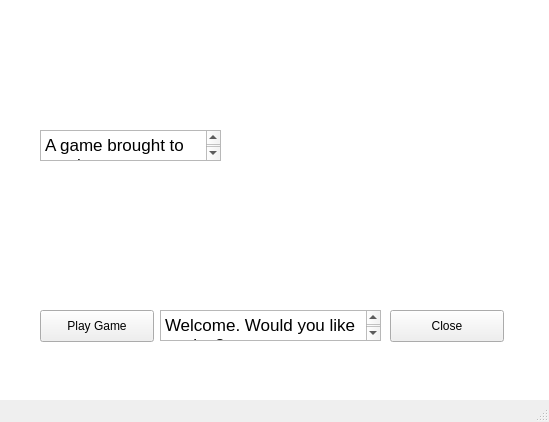
<?xml version="1.0" encoding="UTF-8"?>
<ui version="4.0">
 <class>MainScreen</class>
 <widget class="QMainWindow" name="MainScreen">
  <property name="geometry">
   <rect>
    <x>0</x>
    <y>0</y>
    <width>549</width>
    <height>422</height>
   </rect>
  </property>
  <property name="windowTitle">
   <string>MainWindow</string>
  </property>
  <widget class="QWidget" name="centralwidget">
   <widget class="QPushButton" name="pushButton">
    <property name="geometry">
     <rect>
      <x>40</x>
      <y>310</y>
      <width>114</width>
      <height>32</height>
     </rect>
    </property>
    <property name="text">
     <string>Play Game</string>
    </property>
   </widget>
   <widget class="QTextBrowser" name="textBrowser">
    <property name="geometry">
     <rect>
      <x>160</x>
      <y>310</y>
      <width>221</width>
      <height>31</height>
     </rect>
    </property>
    <property name="html">
     <string>&lt;!DOCTYPE HTML PUBLIC &quot;-//W3C//DTD HTML 4.0//EN&quot; &quot;http://www.w3.org/TR/REC-html40/strict.dtd&quot;&gt;
&lt;html&gt;&lt;head&gt;&lt;meta name=&quot;qrichtext&quot; content=&quot;1&quot; /&gt;&lt;style type=&quot;text/css&quot;&gt;
p, li { white-space: pre-wrap; }
&lt;/style&gt;&lt;/head&gt;&lt;body style=&quot; font-family:'Lucida Grande'; font-size:13pt; font-weight:400; font-style:normal;&quot;&gt;
&lt;p style=&quot; margin-top:0px; margin-bottom:0px; margin-left:0px; margin-right:0px; -qt-block-indent:0; text-indent:0px;&quot;&gt;Welcome. Would you like to play?&lt;/p&gt;&lt;/body&gt;&lt;/html&gt;</string>
    </property>
   </widget>
   <widget class="QPushButton" name="pushButton_2">
    <property name="geometry">
     <rect>
      <x>390</x>
      <y>310</y>
      <width>114</width>
      <height>32</height>
     </rect>
    </property>
    <property name="text">
     <string>Close</string>
    </property>
   </widget>
   <widget class="QTextBrowser" name="textBrowser_2">
    <property name="geometry">
     <rect>
      <x>-50</x>
      <y>-10</y>
      <width>651</width>
      <height>491</height>
     </rect>
    </property>
    <property name="html">
     <string>&lt;!DOCTYPE HTML PUBLIC &quot;-//W3C//DTD HTML 4.0//EN&quot; &quot;http://www.w3.org/TR/REC-html40/strict.dtd&quot;&gt;
&lt;html&gt;&lt;head&gt;&lt;meta name=&quot;qrichtext&quot; content=&quot;1&quot; /&gt;&lt;style type=&quot;text/css&quot;&gt;
p, li { white-space: pre-wrap; }
&lt;/style&gt;&lt;/head&gt;&lt;body style=&quot; font-family:'Lucida Grande'; font-size:13pt; font-weight:400; font-style:normal;&quot;&gt;
&lt;p style=&quot; margin-top:0px; margin-bottom:0px; margin-left:0px; margin-right:0px; -qt-block-indent:0; text-indent:0px;&quot;&gt;&lt;img src=&quot;:/images/images/logo.png&quot; /&gt;&lt;/p&gt;&lt;/body&gt;&lt;/html&gt;</string>
    </property>
   </widget>
   <widget class="QTextBrowser" name="textBrowser_3">
    <property name="geometry">
     <rect>
      <x>40</x>
      <y>130</y>
      <width>181</width>
      <height>31</height>
     </rect>
    </property>
    <property name="html">
     <string>&lt;!DOCTYPE HTML PUBLIC &quot;-//W3C//DTD HTML 4.0//EN&quot; &quot;http://www.w3.org/TR/REC-html40/strict.dtd&quot;&gt;
&lt;html&gt;&lt;head&gt;&lt;meta name=&quot;qrichtext&quot; content=&quot;1&quot; /&gt;&lt;style type=&quot;text/css&quot;&gt;
p, li { white-space: pre-wrap; }
&lt;/style&gt;&lt;/head&gt;&lt;body style=&quot; font-family:'Lucida Grande'; font-size:13pt; font-weight:400; font-style:normal;&quot;&gt;
&lt;p style=&quot; margin-top:0px; margin-bottom:0px; margin-left:0px; margin-right:0px; -qt-block-indent:0; text-indent:0px;&quot;&gt;A game brought to you by:&lt;/p&gt;&lt;/body&gt;&lt;/html&gt;</string>
    </property>
   </widget>
   <zorder>textBrowser_2</zorder>
   <zorder>pushButton</zorder>
   <zorder>textBrowser</zorder>
   <zorder>pushButton_2</zorder>
   <zorder>textBrowser_3</zorder>
  </widget>
  <widget class="QMenuBar" name="menubar">
   <property name="geometry">
    <rect>
     <x>0</x>
     <y>0</y>
     <width>549</width>
     <height>22</height>
    </rect>
   </property>
  </widget>
  <widget class="QStatusBar" name="statusbar"/>
 </widget>
 <resources/>
 <connections/>
</ui>
